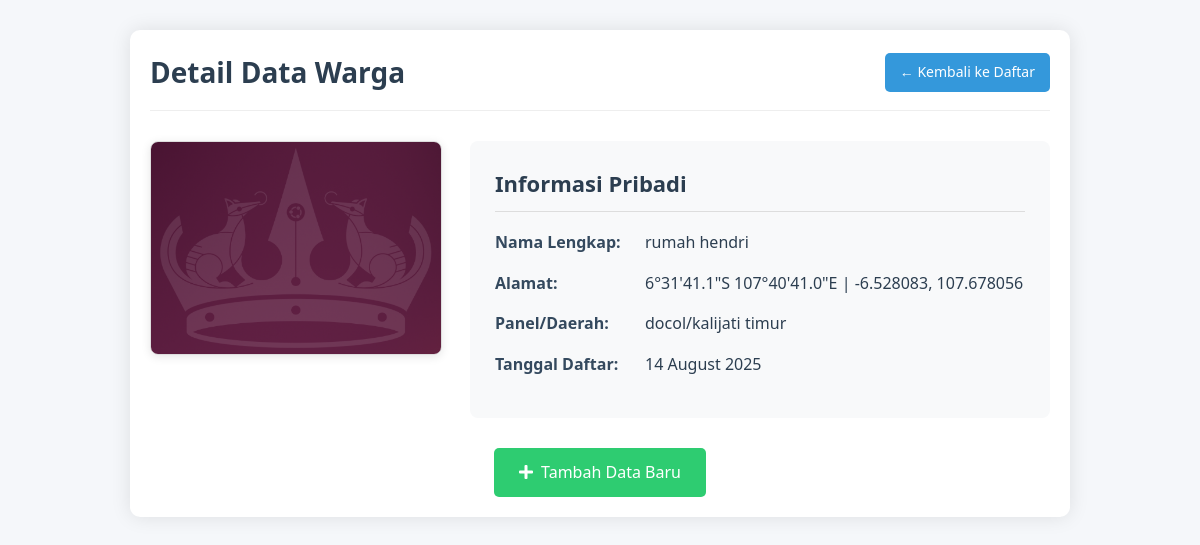
Screenshot of /blog/warga/7/ with the database file from the repository.
### blog/models.py (models this page shows, shortened)
class Warga(models.Model):
    nama = models.CharField(max_length=100)
    alamat = models.TextField()
    rt = models.CharField(max_length=16)
    rw = models.CharField(max_length=30)
    foto = models.ImageField(upload_to='warga/')
    created_at = models.DateTimeField(auto_now_add=True)

### blog/views.py (the view)
# urls.py: path('warga/<int:id>/', views.detail_warga, name='detail_warga'),
def detail_warga(request, id):
    warga = get_object_or_404(Warga, pk=id)
    return render(request, 'blog/detail_warga.html', {'warga': warga})

### blog/templates/blog/detail_warga.html (shortened to what this page needs)
{% load static %}
<!DOCTYPE html>
<html lang="en">
<head>
    <link rel="stylesheet" href="{% static 'blog/css/detail_warga.css' %}">
</head>
<body>
    <div class="detail-container">
        <div class="header">
            <h1>Detail Data Warga</h1>
            <a href="{% url 'halaman2' %}" class="back-button">
                &larr; Kembali ke Daftar
            </a>
        </div>
        <div class="content">
            <div class="photo-section">
                {% if warga.foto %}
                    <img src="{{ warga.foto.url }}" alt="Foto {{ warga.nama }}" class="photo-large">
                {% else %}
                    <div class="no-photo">
                        <i class="fas fa-user-circle"></i>
                        <span>Tidak ada foto</span>
                    </div>
                {% endif %}
            </div>
            <div class="info-section">
                <div class="info-card">
                    <h2>Informasi Pribadi</h2>
                    <div class="info-row">
                        <span class="label">Nama Lengkap:</span>
                        <span class="value">{{ warga.nama }}</span>
                    </div>
                    <div class="info-row">
                        <span class="label">Alamat:</span>
                        <span class="value">{{ warga.alamat }}</span>
                    </div>
                    <div class="info-row">
                        <span class="label">Panel/Daerah:</span>
                        <span class="value">{{ warga.rt }}/{{ warga.rw }}</span>
                    </div>
                    <div class="info-row">
                        <span class="label">Tanggal Daftar:</span>
                        <span class="value">{{ warga.created_at|date:"d F Y" }}</span>
                    </div>
                </div>
            </div>
        </div>
        <div class="footer-actions">
            <a href="{% url 'halaman1' %}" class="action-button">
                <i class="fas fa-plus"></i> Tambah Data Baru
            </a>
        </div>
    </div>
    <link rel="stylesheet" href="https://cdnjs.cloudflare.com/ajax/libs/font-awesome/5.15.4/css/all.min.css">
</body>
</html>

### blog/static/blog/css/detail_warga.css (style rules this page uses)
body { font-family: 'Segoe UI', Tahoma, Geneva, Verdana, sans-serif; margin: 0; padding: 0; background-color: #f5f7fa; color: #333; line-height: 1.6; }
.detail-container { max-width: 900px; margin: 30px auto; padding: 20px; background: white; border-radius: 10px; box-shadow: 0 0 20px rgba(0, 0, 0, 0.1); }
.header { display: flex; justify-content: space-between; align-items: center; margin-bottom: 30px; padding-bottom: 15px; border-bottom: 1px solid #eee; }
.header h1 { margin: 0; color: #2c3e50; font-size: 28px; }
.back-button { display: inline-block; padding: 8px 15px; background-color: #3498db; color: white; text-decoration: none; border-radius: 5px; font-size: 14px; transition: background 0.3s; }
.content { display: flex; gap: 30px; }
.photo-section { flex: 1; }
.photo-large { width: 100%; max-height: 400px; object-fit: cover; border-radius: 8px; border: 1px solid #ddd; box-shadow: 0 2px 10px rgba(0, 0, 0, 0.1); }
.info-section { flex: 2; }
.info-card { background-color: #f8f9fa; padding: 25px; border-radius: 8px; }
.info-card h2 { margin-top: 0; color: #2c3e50; font-size: 22px; padding-bottom: 10px; border-bottom: 1px solid #ddd; }
.info-row { display: flex; margin-bottom: 15px; }
.label { font-weight: 600; color: #34495e; width: 150px; flex-shrink: 0; }
.value { flex-grow: 1; color: #2c3e50; }
.footer-actions { margin-top: 30px; text-align: center; }
.action-button { display: inline-flex; align-items: center; gap: 8px; padding: 12px 25px; background-color: #2ecc71; color: white; text-decoration: none; border-radius: 5px; transition: background 0.3s; }

### rows the page displays
Warga: foto (picture), nama "rumah hendri", alamat "6°31'41.1\"S 107°40'41.0\"E | -6.528083, 107.678056", rt "docol", rw "kalijati timur", created_at "14 August 2025"
